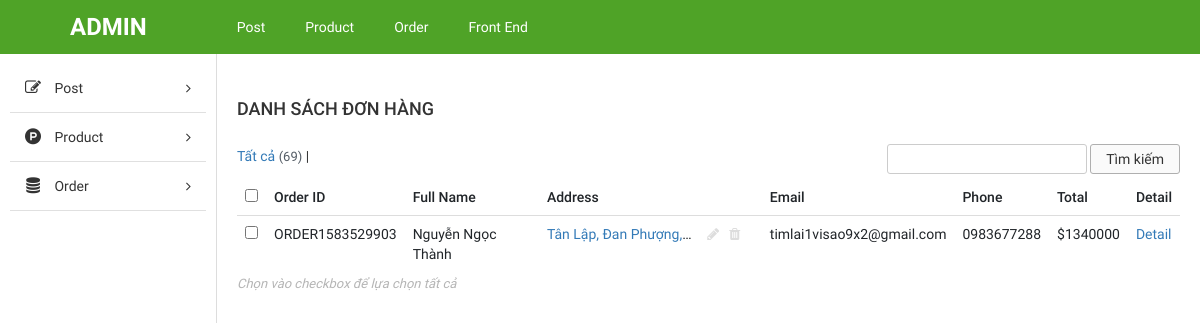
The page /admin/?scope=order&action=view&id=1 on the database its author committed.
### tables this page shows
CREATE TABLE `table_order` (
  `order_id` varchar(255) NOT NULL,
  `full_name` varchar(255) NOT NULL,
  `email` text NOT NULL,
  `address` text NOT NULL,
  `phone` text NOT NULL,
  `payment` text NOT NULL,
  `order_status` enum('0','1') NOT NULL DEFAULT '0',
  `total` float NOT NULL,
  `num_order` int(11) NOT NULL,
  `message` text NOT NULL
);

### admin/core/route.php (called while the page is built, shortened)
<?php
    $action = isset($_REQUEST['action']) ?$_REQUEST['action'] : DEFAULT_ACTION;
    $id = isset($_REQUEST['id'])? $_REQUEST['id'] : 1;
    $controller = new $class();
    $controller->$action($id);

### admin/index.php (called while the page is built, shortened)
<?php
require_once 'core/autoload.php';
require_once 'core/route.php';

### admin/core/autoload.php (called while the page is built, shortened)
<?php
spl_autoload_register(function ($className) {
    $app = 'app/';
    $prefix = 'Mvc\\';
    $classWithoutPrefix = preg_replace('/^' . preg_quote($prefix) . '/', '', $className);
    $file = str_replace('\\', DIRECTORY_SEPARATOR, $classWithoutPrefix) . '.php';
    $filePath = $app . $file;
});

### admin/app/Models/AbstractDatabase.php (called while the page is built, shortened)
<?php
class AbstractDatabase
{
    protected $connection;
    public function __construct() {
        return $this->connect();
    }
    private function connect() {
        if(!$this->connection) {
            $this->connection = new mysqli(DB_HOST, DB_USERNAME, DB_PASSWORD, DB_NAME);
            $this->connection->set_charset("utf8");
        }
        else {
            die("Connection failed:" . $this->connection->connect_error);
        }
    }
    public function fetch($tableName, $where = null) {
        $result = [];
        $queryString = "SELECT * FROM $tableName $where";
        $resultQuery = $this->connection->query($queryString);
        while ($row = $resultQuery->fetch_array(MYSQLI_ASSOC)) {
            $result[] = $row;
        }
        return $result;
    }
}

### admin/app/Models/AbstractModel.php (called while the page is built, shortened)
<?php
abstract class AbstractModel
{
    protected $database;
    protected $tableName = null;
    public function __construct() {
        $this->database = new AbstractDatabase();
    }
    public function getAll($where= null) {
        return $this->database->fetch($this->tableName, $where);
    }
}

### admin/app/Views/order/list.php (the view)
<?php
     require "template/header.php" ;
     ?>
<div id="main-content-wp" class="list-product-page">
    <div class="wrap clearfix">
    <?php require_once "template/sidebar.php" ?>
        <div id="content" class="fl-right">
            <div class="section" id="title-page">
                <div class="clearfix">
                    <h3 id="index" class="fl-left">Danh sách đơn hàng</h3>
                </div>
            </div>
            <div class="section" id="detail-page">
                <div class="section-detail">
                    <div class="filter-wp clearfix">
                        <ul class="post-status fl-left">
                            <li class="all"><a href="">Tất cả <span class="count">(69)</span></a> |</li>
                        </ul>
                        <form method="GET" class="form-s fl-right">
                            <input type="text" name="s" id="s">
                            <input type="submit" name="sm_s" value="Tìm kiếm">
                        </form>
                    </div>
                    <div class="table-responsive">
                        <table class="table list-table-wp">
                            <thead>
                                <tr>
                                    <td><input type="checkbox" name="checkAll" id="checkAll"></td>
                                    <td><span class="thead-text">Order ID</span></td>
                                    <td><span class="thead-text">Full Name</span></td>
                                    <td><span class="thead-text">Address</span></td>
                                    <td><span class="thead-text">Email</span></td>
                                    <td><span class="thead-text">Phone</span></td>
                                    <td><span class="thead-text">Total</span></td>
                                    <td><span class="thead-text">Detail</span></td>
                                </tr>
                            </thead>
                            <tbody>
                                <?php
                                    if(!empty($listOrder)) {
                                        foreach($listOrder as $item) {
                                ?>
                                     <tr>
                                        <td><input type="checkbox" name="checkItem" class="checkItem"></td>
                                        <td><span class="tbody-text"><?php echo $item["order_id"] ?></h3></span>
                                        <td><span class="tbody-text"><?php echo $item["full_name"] ?></h3></span>
                                        <td>
                                            <div class="tb-title fl-left">
                                                <a href="" title=""><?php echo $item["address"] ?></a>
                                            </div>
                                            <ul class="list-operation fl-right">
                                                <li><a href="" title="Sửa" class="edit"><i class="fa fa-pencil" aria-hidden="true"></i></a></li>
                                                <li><a href="" title="Xóa" class="delete"><i class="fa fa-trash" aria-hidden="true"></i></a></li>
                                            </ul>
                                        </td>
                                        <td><span class="tbody-text"><?php echo $item["email"] ?></span></td>
                                        <td><span class="tbody-text"><?php echo $item["phone"] ?></span></td>
                                        <td><span class="tbody-text">$<?php echo $item["total"] ?></span></td>
                                        <td><a href="<?php echo "?scope=order&action=view&id=2&order={$item['order_id']}" ?>" title="" class="tbody-text">Detail</a></td>
                                    </tr>
                                <?php
                                        }
                                    }
                                ?>
                            </tbody>
                        </table>
                    </div>
                </div>
            </div>
            <div class="section" id="paging-wp">
                <div class="section-detail clearfix">
                    <p id="desc" class="fl-left">Chọn vào checkbox để lựa chọn tất cả</p>
                </div>
            </div>
        </div>
    </div>
</div>

### admin/public/css/import/global.css (style rules this page uses)
body { font-family: "Roboto Regular"; font-size: 14px; line-height: 24px; color: #333; }
.fl-left { float: left; }
.fl-right { float: right; }
ul li { list-style: none!important; }
a { text-decoration: none!important; }

### admin/public/css/import/list_post.css (style rules this page uses)
#content { width: 82%; border-left: 1px solid #ddd; padding: 20px; }
#index { font-family: 'Roboto Medium'; font-weight: normal; text-transform: uppercase; font-size: 18px; padding: 24px 0px; }
.list-table-wp thead tr td { font-family: 'Roboto Medium'; font-weight: normal; }
.list-operation li { float: left; }
.list-operation li a { display: block; padding: 0px 5px; color: #ddd; }
.tb-title { width: 75%; display: -webkit-box; -webkit-line-clamp: 1; -moz-line-clamp: 1; -o-line-clamp: 1; -webkit-box-orient: vertical; -moz-box-orient: vertical; -o-box-orient: vertical; max-height: 100%; overflow: hidden; }
.list-operation { width: 25%; }
#paging-wp #desc { font-size: 13px; color: #b5b5b5; font-style: italic; }
.filter-wp { margin-bottom: 5px; }
.post-status li { float: left; font-size: 14px; margin-right: 5px; }
.post-status li .count { color: #555d66; font-size: 13px; display: inline-block; }
.form-s input[type="text"], .form-actions select { border-radius: 3px; border: 1px solid #ccc; padding: 2px 10px; }
.form-s input[type="submit"], .form-actions input[type="submit"] { border-radius: 3px; border: 1px solid #afafaf; padding: 2px 15px; background: #fafafa; }

### admin/public/css/import/detail_order.css (style rules this page uses)
.table { margin-bottom: 0!important; }

### rows shown on the page
table_order: order_id "ORDER1583529903", full_name "Nguyễn Ngọc Thành", address "Tân Lập, Đan…", email "timlai1visao9x2@gmail.com", phone "0983677288", total "1340000"
